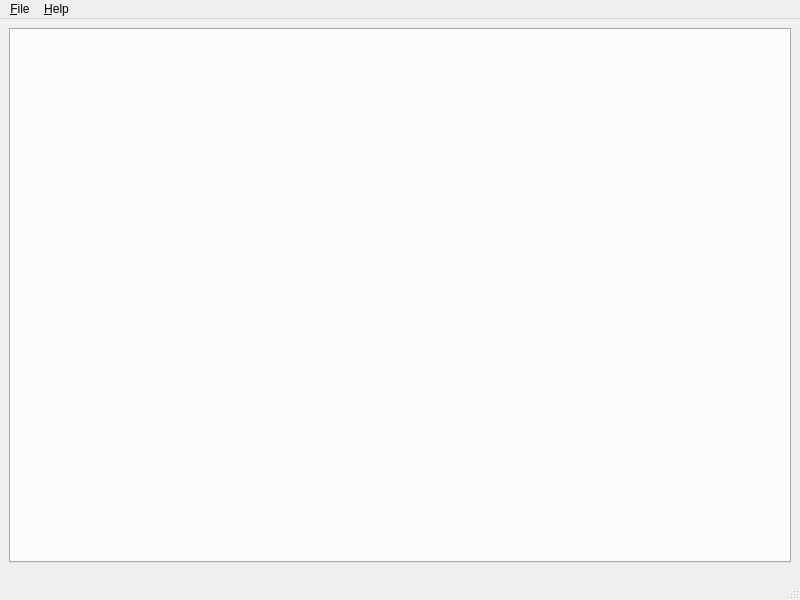
<?xml version="1.0" encoding="UTF-8"?>
<ui version="4.0">
 <class>MainWindow</class>
 <widget class="QMainWindow" name="MainWindow">
  <property name="geometry">
   <rect>
    <x>0</x>
    <y>0</y>
    <width>800</width>
    <height>600</height>
   </rect>
  </property>
  <property name="windowTitle">
   <string>qt-todo</string>
  </property>
  <widget class="QWidget" name="centralwidget">
   <layout class="QVBoxLayout" name="verticalLayout">
    <item>
     <widget class="QTabWidget" name="tab_widget">
      <property name="currentIndex">
       <number>-1</number>
      </property>
      <property name="tabsClosable">
       <bool>true</bool>
      </property>
      <property name="movable">
       <bool>true</bool>
      </property>
     </widget>
    </item>
    <item>
     <widget class="qttodo::AddTaskWidget" name="add_task_widget" native="true"/>
    </item>
   </layout>
  </widget>
  <widget class="QMenuBar" name="menubar">
   <property name="geometry">
    <rect>
     <x>0</x>
     <y>0</y>
     <width>800</width>
     <height>21</height>
    </rect>
   </property>
   <widget class="QMenu" name="file_menu">
    <property name="title">
     <string>&amp;File</string>
    </property>
    <addaction name="new_act"/>
    <addaction name="open_act"/>
    <addaction name="separator"/>
    <addaction name="settings_act"/>
    <addaction name="separator"/>
    <addaction name="close_act"/>
    <addaction name="quit_act"/>
   </widget>
   <widget class="QMenu" name="help_menu">
    <property name="title">
     <string>&amp;Help</string>
    </property>
    <addaction name="about_qt_todo_act"/>
    <addaction name="about_qt_act"/>
    <addaction name="separator"/>
    <addaction name="help_act"/>
   </widget>
   <addaction name="file_menu"/>
   <addaction name="help_menu"/>
  </widget>
  <widget class="QStatusBar" name="statusbar"/>
  <action name="new_act">
   <property name="text">
    <string>&amp;New</string>
   </property>
   <property name="statusTip">
    <string>Make a new todo list</string>
   </property>
   <property name="shortcut">
    <string>Ctrl+N</string>
   </property>
  </action>
  <action name="open_act">
   <property name="text">
    <string>&amp;Open</string>
   </property>
   <property name="statusTip">
    <string>Open an existing todo list</string>
   </property>
   <property name="shortcut">
    <string>Ctrl+O</string>
   </property>
  </action>
  <action name="settings_act">
   <property name="text">
    <string>&amp;Settings</string>
   </property>
   <property name="statusTip">
    <string>Change qt-todo settings</string>
   </property>
   <property name="shortcut">
    <string>Ctrl+,</string>
   </property>
  </action>
  <action name="actionAbout">
   <property name="text">
    <string>About</string>
   </property>
  </action>
  <action name="quit_act">
   <property name="text">
    <string>&amp;Quit</string>
   </property>
   <property name="statusTip">
    <string>Quit qt-todo, closing all lists</string>
   </property>
   <property name="shortcut">
    <string>Ctrl+Q</string>
   </property>
  </action>
  <action name="about_qt_todo_act">
   <property name="text">
    <string>&amp;About qt-todo</string>
   </property>
   <property name="statusTip">
    <string>Information about qt-todo</string>
   </property>
  </action>
  <action name="about_qt_act">
   <property name="text">
    <string>About &amp;Qt</string>
   </property>
   <property name="statusTip">
    <string>Information about Qt</string>
   </property>
  </action>
  <action name="close_act">
   <property name="text">
    <string>&amp;Close</string>
   </property>
   <property name="statusTip">
    <string>Close the current list</string>
   </property>
   <property name="shortcut">
    <string>Ctrl+W</string>
   </property>
  </action>
  <action name="help_act">
   <property name="enabled">
    <bool>false</bool>
   </property>
   <property name="text">
    <string>&amp;Help</string>
   </property>
  </action>
 </widget>
 <customwidgets>
  <customwidget>
   <class>qttodo::AddTaskWidget</class>
   <extends>QWidget</extends>
   <header>AddTaskWidget.h</header>
   <container>1</container>
  </customwidget>
 </customwidgets>
 <resources/>
 <connections/>
</ui>
